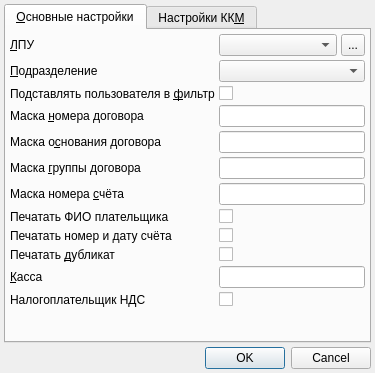
<?xml version="1.0" encoding="UTF-8"?>
<ui version="4.0">
 <class>appPreferencesDialog</class>
 <widget class="QDialog" name="appPreferencesDialog">
  <property name="windowModality">
   <enum>Qt::ApplicationModal</enum>
  </property>
  <property name="geometry">
   <rect>
    <x>0</x>
    <y>0</y>
    <width>375</width>
    <height>373</height>
   </rect>
  </property>
  <property name="windowTitle">
   <string>Умолчания</string>
  </property>
  <property name="autoFillBackground">
   <bool>false</bool>
  </property>
  <property name="sizeGripEnabled">
   <bool>false</bool>
  </property>
  <property name="modal">
   <bool>true</bool>
  </property>
  <layout class="QVBoxLayout" name="verticalLayout_4">
   <property name="spacing">
    <number>4</number>
   </property>
   <property name="margin">
    <number>4</number>
   </property>
   <item>
    <widget class="QTabWidget" name="tabWidget">
     <property name="currentIndex">
      <number>0</number>
     </property>
     <widget class="QWidget" name="tabMain">
      <attribute name="title">
       <string>&amp;Основные настройки</string>
      </attribute>
      <layout class="QGridLayout" name="gridLayout_2">
       <property name="margin">
        <number>4</number>
       </property>
       <property name="spacing">
        <number>4</number>
       </property>
       <item row="6" column="0">
        <widget class="QLabel" name="lblAccountNumberMask">
         <property name="text">
          <string>Маска номера &amp;счёта</string>
         </property>
         <property name="buddy">
          <cstring>edtAccountNumberMask</cstring>
         </property>
        </widget>
       </item>
       <item row="6" column="1" colspan="2">
        <widget class="QLineEdit" name="edtAccountNumberMask"/>
       </item>
       <item row="4" column="1" colspan="2">
        <widget class="QLineEdit" name="edtContractResolutionMask"/>
       </item>
       <item row="5" column="0">
        <widget class="QLabel" name="lblContractGroupingMask">
         <property name="text">
          <string>Маска &amp;группы договора</string>
         </property>
         <property name="buddy">
          <cstring>edtContractGroupingMask</cstring>
         </property>
        </widget>
       </item>
       <item row="11" column="1" colspan="2">
        <widget class="QLineEdit" name="edtCashBox"/>
       </item>
       <item row="11" column="0">
        <widget class="QLabel" name="lblCashBox">
         <property name="sizePolicy">
          <sizepolicy hsizetype="Maximum" vsizetype="Preferred">
           <horstretch>0</horstretch>
           <verstretch>0</verstretch>
          </sizepolicy>
         </property>
         <property name="text">
          <string>&amp;Касса</string>
         </property>
         <property name="buddy">
          <cstring>edtCashBox</cstring>
         </property>
        </widget>
       </item>
       <item row="12" column="0">
        <widget class="QLabel" name="lblVatTaxPayer">
         <property name="text">
          <string>Налогоплательщик НДС</string>
         </property>
        </widget>
       </item>
       <item row="0" column="0">
        <widget class="QLabel" name="lblOrganisation">
         <property name="sizePolicy">
          <sizepolicy hsizetype="Maximum" vsizetype="Preferred">
           <horstretch>0</horstretch>
           <verstretch>0</verstretch>
          </sizepolicy>
         </property>
         <property name="minimumSize">
          <size>
           <width>130</width>
           <height>0</height>
          </size>
         </property>
         <property name="text">
          <string>&amp;ЛПУ</string>
         </property>
         <property name="buddy">
          <cstring>cmbOrganisation</cstring>
         </property>
        </widget>
       </item>
       <item row="0" column="1">
        <widget class="CPolyclinicComboBox" name="cmbOrganisation"/>
       </item>
       <item row="0" column="2">
        <widget class="QToolButton" name="btnSelectOrganisation">
         <property name="sizePolicy">
          <sizepolicy hsizetype="Fixed" vsizetype="Ignored">
           <horstretch>0</horstretch>
           <verstretch>0</verstretch>
          </sizepolicy>
         </property>
         <property name="text">
          <string>...</string>
         </property>
        </widget>
       </item>
       <item row="13" column="0">
        <spacer>
         <property name="orientation">
          <enum>Qt::Vertical</enum>
         </property>
         <property name="sizeHint" stdset="0">
          <size>
           <width>61</width>
           <height>174</height>
          </size>
         </property>
        </spacer>
       </item>
       <item row="8" column="0">
        <widget class="QLabel" name="lblPrintPayer">
         <property name="text">
          <string>Печатать ФИО плательщика</string>
         </property>
         <property name="buddy">
          <cstring>chkPrintPayer</cstring>
         </property>
        </widget>
       </item>
       <item row="9" column="0">
        <widget class="QLabel" name="lblPrintAccountNumber">
         <property name="text">
          <string>Печатать номер и дату счёта</string>
         </property>
         <property name="buddy">
          <cstring>chkPrintAccountNumber</cstring>
         </property>
        </widget>
       </item>
       <item row="10" column="0">
        <widget class="QLabel" name="lblPrintDuplicate">
         <property name="text">
          <string>Печатать &amp;дубликат</string>
         </property>
         <property name="buddy">
          <cstring>chkPrintDuplicate</cstring>
         </property>
        </widget>
       </item>
       <item row="1" column="0">
        <widget class="QLabel" name="lblOrgStructure">
         <property name="sizePolicy">
          <sizepolicy hsizetype="Maximum" vsizetype="Preferred">
           <horstretch>0</horstretch>
           <verstretch>0</verstretch>
          </sizepolicy>
         </property>
         <property name="minimumSize">
          <size>
           <width>130</width>
           <height>0</height>
          </size>
         </property>
         <property name="text">
          <string>&amp;Подразделение</string>
         </property>
         <property name="buddy">
          <cstring>cmbOrgStructure</cstring>
         </property>
        </widget>
       </item>
       <item row="1" column="1" colspan="2">
        <widget class="COrgStructureComboBox" name="cmbOrgStructure"/>
       </item>
       <item row="10" column="1" colspan="2">
        <widget class="QCheckBox" name="chkPrintDuplicate">
         <property name="text">
          <string/>
         </property>
        </widget>
       </item>
       <item row="3" column="1" colspan="2">
        <widget class="QLineEdit" name="edtContractNumberMask"/>
       </item>
       <item row="5" column="1" colspan="2">
        <widget class="QLineEdit" name="edtContractGroupingMask"/>
       </item>
       <item row="3" column="0">
        <widget class="QLabel" name="lblContractNumberMask">
         <property name="text">
          <string>Маска &amp;номера договора</string>
         </property>
         <property name="buddy">
          <cstring>edtContractNumberMask</cstring>
         </property>
        </widget>
       </item>
       <item row="4" column="0">
        <widget class="QLabel" name="lblContractResolutionMask">
         <property name="text">
          <string>Маска о&amp;снования договора</string>
         </property>
         <property name="buddy">
          <cstring>edtContractResolutionMask</cstring>
         </property>
        </widget>
       </item>
       <item row="12" column="1" colspan="2">
        <widget class="QCheckBox" name="chkVatTaxPayer">
         <property name="toolTip">
          <string>Налогоплательщики НДС в чеке печатают 0%,
Прочие - &quot;Без НДС&quot; </string>
         </property>
         <property name="text">
          <string/>
         </property>
        </widget>
       </item>
       <item row="8" column="1" colspan="2">
        <widget class="QCheckBox" name="chkPrintPayer">
         <property name="text">
          <string/>
         </property>
        </widget>
       </item>
       <item row="9" column="1" colspan="2">
        <widget class="QCheckBox" name="chkPrintAccountNumber">
         <property name="text">
          <string/>
         </property>
        </widget>
       </item>
       <item row="2" column="1" colspan="2">
        <widget class="QCheckBox" name="chkUseCurrentUser">
         <property name="text">
          <string/>
         </property>
        </widget>
       </item>
       <item row="2" column="0">
        <widget class="QLabel" name="lblUseCurrentUser">
         <property name="text">
          <string>Подставлять пользователя в &amp;фильтр</string>
         </property>
         <property name="buddy">
          <cstring>chkUseCurrentUser</cstring>
         </property>
        </widget>
       </item>
      </layout>
     </widget>
     <widget class="QWidget" name="tabECR">
      <attribute name="title">
       <string>Настройки КК&amp;М</string>
      </attribute>
      <layout class="QGridLayout" name="gridLayout">
       <property name="margin">
        <number>4</number>
       </property>
       <property name="spacing">
        <number>4</number>
       </property>
       <item row="9" column="0">
        <widget class="QLabel" name="lblTcpIpPort">
         <property name="enabled">
          <bool>false</bool>
         </property>
         <property name="sizePolicy">
          <sizepolicy hsizetype="Maximum" vsizetype="Preferred">
           <horstretch>0</horstretch>
           <verstretch>0</verstretch>
          </sizepolicy>
         </property>
         <property name="text">
          <string>По&amp;рт</string>
         </property>
         <property name="buddy">
          <cstring>edtTcpIpPort</cstring>
         </property>
        </widget>
       </item>
       <item row="8" column="0">
        <widget class="QLabel" name="lblTcpIpHost">
         <property name="enabled">
          <bool>false</bool>
         </property>
         <property name="sizePolicy">
          <sizepolicy hsizetype="Maximum" vsizetype="Preferred">
           <horstretch>0</horstretch>
           <verstretch>0</verstretch>
          </sizepolicy>
         </property>
         <property name="text">
          <string>&amp;Адрес</string>
         </property>
         <property name="buddy">
          <cstring>edtTcpIpHost</cstring>
         </property>
        </widget>
       </item>
       <item row="10" column="0" colspan="3">
        <widget class="QRadioButton" name="rbBluetooth">
         <property name="text">
          <string>&amp;Bluetooth</string>
         </property>
        </widget>
       </item>
       <item row="11" column="0">
        <widget class="QLabel" name="lblBluetoothMacAddress">
         <property name="enabled">
          <bool>false</bool>
         </property>
         <property name="sizePolicy">
          <sizepolicy hsizetype="Maximum" vsizetype="Preferred">
           <horstretch>0</horstretch>
           <verstretch>0</verstretch>
          </sizepolicy>
         </property>
         <property name="text">
          <string>MAC &amp;адрес</string>
         </property>
         <property name="buddy">
          <cstring>edtBluetoothMacAddress</cstring>
         </property>
        </widget>
       </item>
       <item row="5" column="0" colspan="3">
        <widget class="QRadioButton" name="rbUsb">
         <property name="text">
          <string>Порт &amp;USB</string>
         </property>
         <property name="checked">
          <bool>true</bool>
         </property>
        </widget>
       </item>
       <item row="7" column="0" colspan="3">
        <widget class="QRadioButton" name="rbTcpIp">
         <property name="text">
          <string>&amp;TCP/IP</string>
         </property>
        </widget>
       </item>
       <item row="2" column="0" colspan="3">
        <widget class="QRadioButton" name="rbSerialPort">
         <property name="text">
          <string>&amp;Последовательный порт</string>
         </property>
        </widget>
       </item>
       <item row="1" column="0">
        <widget class="QLabel" name="lblOperator">
         <property name="sizePolicy">
          <sizepolicy hsizetype="Maximum" vsizetype="Preferred">
           <horstretch>0</horstretch>
           <verstretch>0</verstretch>
          </sizepolicy>
         </property>
         <property name="text">
          <string>Пароль опе&amp;ратора</string>
         </property>
         <property name="buddy">
          <cstring>edtOperatorPassword</cstring>
         </property>
        </widget>
       </item>
       <item row="0" column="0">
        <widget class="QLabel" name="lblPassword">
         <property name="sizePolicy">
          <sizepolicy hsizetype="Maximum" vsizetype="Preferred">
           <horstretch>0</horstretch>
           <verstretch>0</verstretch>
          </sizepolicy>
         </property>
         <property name="text">
          <string>Пароль &amp;доступа</string>
         </property>
         <property name="buddy">
          <cstring>edtPassword</cstring>
         </property>
        </widget>
       </item>
       <item row="6" column="0">
        <widget class="QLabel" name="lblUsbPort">
         <property name="sizePolicy">
          <sizepolicy hsizetype="Maximum" vsizetype="Preferred">
           <horstretch>0</horstretch>
           <verstretch>0</verstretch>
          </sizepolicy>
         </property>
         <property name="text">
          <string>&amp;Устройство</string>
         </property>
         <property name="buddy">
          <cstring>edtUsbPort</cstring>
         </property>
        </widget>
       </item>
       <item row="12" column="0">
        <spacer name="verticalSpacer">
         <property name="orientation">
          <enum>Qt::Vertical</enum>
         </property>
         <property name="sizeHint" stdset="0">
          <size>
           <width>20</width>
           <height>40</height>
          </size>
         </property>
        </spacer>
       </item>
       <item row="9" column="1" colspan="2">
        <widget class="QSpinBox" name="edtTcpIpPort">
         <property name="enabled">
          <bool>false</bool>
         </property>
         <property name="sizePolicy">
          <sizepolicy hsizetype="Maximum" vsizetype="Fixed">
           <horstretch>0</horstretch>
           <verstretch>0</verstretch>
          </sizepolicy>
         </property>
         <property name="toolTip">
          <string>IP-порт ККТ</string>
         </property>
         <property name="minimum">
          <number>1</number>
         </property>
         <property name="maximum">
          <number>65535</number>
         </property>
         <property name="value">
          <number>5555</number>
         </property>
        </widget>
       </item>
       <item row="8" column="1" colspan="2">
        <widget class="QLineEdit" name="edtTcpIpHost">
         <property name="enabled">
          <bool>false</bool>
         </property>
         <property name="toolTip">
          <string>IP-адрес ККТ.
Может быть как ip-адресом, так и доменным именем</string>
         </property>
         <property name="text">
          <string/>
         </property>
        </widget>
       </item>
       <item row="6" column="1" colspan="2">
        <widget class="QLineEdit" name="edtUsbPort">
         <property name="toolTip">
          <string>Расположение USB-устройства в системе,
в Windows не применяется.
Для Linux auto - единственный понятный выбор :(</string>
         </property>
         <property name="text">
          <string>auto</string>
         </property>
         <property name="readOnly">
          <bool>true</bool>
         </property>
        </widget>
       </item>
       <item row="0" column="1" colspan="2">
        <widget class="QLineEdit" name="edtPassword">
         <property name="sizePolicy">
          <sizepolicy hsizetype="Maximum" vsizetype="Fixed">
           <horstretch>0</horstretch>
           <verstretch>0</verstretch>
          </sizepolicy>
         </property>
         <property name="toolTip">
          <string>Пароль доступа ККТ.
Требуется для взаимодействия с ККТ.
Если не указан или пуст, используется стандартный пароль в зависимости от модели</string>
         </property>
         <property name="inputMask">
          <string notr="true">99999999; </string>
         </property>
        </widget>
       </item>
       <item row="1" column="1" colspan="2">
        <widget class="QLineEdit" name="edtOperatorPassword">
         <property name="sizePolicy">
          <sizepolicy hsizetype="Maximum" vsizetype="Fixed">
           <horstretch>0</horstretch>
           <verstretch>0</verstretch>
          </sizepolicy>
         </property>
         <property name="toolTip">
          <string>Пароль пользователя по умолчанию.
Требуется для доступа к специфичным командам и режимам ККТ.
Если не указан или пуст, используется пароль по умолчанию с максимальными правами в зависимости от модели.</string>
         </property>
         <property name="inputMask">
          <string>99999999; </string>
         </property>
        </widget>
       </item>
       <item row="3" column="1" colspan="2">
        <widget class="QLineEdit" name="edtSerialPort">
         <property name="enabled">
          <bool>false</bool>
         </property>
         <property name="toolTip">
          <string>Идентификатор порта. 
Для Windows - номер COM-порта (например, &quot;COM15&quot;),
Для Linux - путь к TTY-файлу (например, &quot;/dev/ttyS5&quot; или &quot;/dev/ttyUSB0&quot;)</string>
         </property>
         <property name="text">
          <string>COM1</string>
         </property>
        </widget>
       </item>
       <item row="4" column="1" colspan="2">
        <widget class="QComboBox" name="cmbSerialBaudrate">
         <property name="enabled">
          <bool>false</bool>
         </property>
         <property name="sizePolicy">
          <sizepolicy hsizetype="Maximum" vsizetype="Fixed">
           <horstretch>0</horstretch>
           <verstretch>0</verstretch>
          </sizepolicy>
         </property>
         <property name="currentIndex">
          <number>0</number>
         </property>
         <item>
          <property name="text">
           <string>1200</string>
          </property>
         </item>
         <item>
          <property name="text">
           <string>2400</string>
          </property>
         </item>
         <item>
          <property name="text">
           <string>4800</string>
          </property>
         </item>
         <item>
          <property name="text">
           <string>9600</string>
          </property>
         </item>
         <item>
          <property name="text">
           <string>19200</string>
          </property>
         </item>
         <item>
          <property name="text">
           <string>38400</string>
          </property>
         </item>
         <item>
          <property name="text">
           <string>57600</string>
          </property>
         </item>
         <item>
          <property name="text">
           <string>115200</string>
          </property>
         </item>
         <item>
          <property name="text">
           <string>230400</string>
          </property>
         </item>
         <item>
          <property name="text">
           <string>460800</string>
          </property>
         </item>
         <item>
          <property name="text">
           <string>921600</string>
          </property>
         </item>
        </widget>
       </item>
       <item row="3" column="0">
        <widget class="QLabel" name="lblSerialPort">
         <property name="enabled">
          <bool>false</bool>
         </property>
         <property name="sizePolicy">
          <sizepolicy hsizetype="Maximum" vsizetype="Preferred">
           <horstretch>0</horstretch>
           <verstretch>0</verstretch>
          </sizepolicy>
         </property>
         <property name="text">
          <string>&amp;Устройство</string>
         </property>
         <property name="buddy">
          <cstring>edtSerialPort</cstring>
         </property>
        </widget>
       </item>
       <item row="4" column="0">
        <widget class="QLabel" name="lblSerialBaudrate">
         <property name="enabled">
          <bool>false</bool>
         </property>
         <property name="sizePolicy">
          <sizepolicy hsizetype="Maximum" vsizetype="Preferred">
           <horstretch>0</horstretch>
           <verstretch>0</verstretch>
          </sizepolicy>
         </property>
         <property name="text">
          <string>&amp;Скорость, бод</string>
         </property>
         <property name="buddy">
          <cstring>cmbSerialBaudrate</cstring>
         </property>
        </widget>
       </item>
       <item row="11" column="1">
        <widget class="QLineEdit" name="edtBluetoothMacAddress">
         <property name="enabled">
          <bool>false</bool>
         </property>
         <property name="toolTip">
          <string>Bluetooth MAC-адрес ККТ.
Устройство должно быть предварительно сопряжено с хостом средствами ОС</string>
         </property>
         <property name="inputMask">
          <string>HH:HH:HH:HH:HH:HH;_</string>
         </property>
         <property name="text">
          <string>:::::</string>
         </property>
        </widget>
       </item>
      </layout>
     </widget>
    </widget>
   </item>
   <item>
    <widget class="QDialogButtonBox" name="buttonBox">
     <property name="orientation">
      <enum>Qt::Horizontal</enum>
     </property>
     <property name="standardButtons">
      <set>QDialogButtonBox::Cancel|QDialogButtonBox::Ok</set>
     </property>
    </widget>
   </item>
  </layout>
 </widget>
 <customwidgets>
  <customwidget>
   <class>CPolyclinicComboBox</class>
   <extends>QComboBox</extends>
   <header>Orgs/OrgComboBox.h</header>
  </customwidget>
  <customwidget>
   <class>COrgStructureComboBox</class>
   <extends>QComboBox</extends>
   <header>Orgs/OrgStructComboBoxes.h</header>
  </customwidget>
 </customwidgets>
 <tabstops>
  <tabstop>tabWidget</tabstop>
  <tabstop>cmbOrganisation</tabstop>
  <tabstop>btnSelectOrganisation</tabstop>
  <tabstop>cmbOrgStructure</tabstop>
  <tabstop>chkUseCurrentUser</tabstop>
  <tabstop>edtContractNumberMask</tabstop>
  <tabstop>edtContractResolutionMask</tabstop>
  <tabstop>edtContractGroupingMask</tabstop>
  <tabstop>edtAccountNumberMask</tabstop>
  <tabstop>chkPrintPayer</tabstop>
  <tabstop>chkPrintAccountNumber</tabstop>
  <tabstop>chkPrintDuplicate</tabstop>
  <tabstop>edtCashBox</tabstop>
  <tabstop>chkVatTaxPayer</tabstop>
  <tabstop>edtPassword</tabstop>
  <tabstop>edtOperatorPassword</tabstop>
  <tabstop>rbSerialPort</tabstop>
  <tabstop>edtSerialPort</tabstop>
  <tabstop>cmbSerialBaudrate</tabstop>
  <tabstop>rbUsb</tabstop>
  <tabstop>edtUsbPort</tabstop>
  <tabstop>rbTcpIp</tabstop>
  <tabstop>edtTcpIpHost</tabstop>
  <tabstop>edtTcpIpPort</tabstop>
  <tabstop>rbBluetooth</tabstop>
  <tabstop>edtBluetoothMacAddress</tabstop>
  <tabstop>buttonBox</tabstop>
 </tabstops>
 <resources/>
 <connections>
  <connection>
   <sender>buttonBox</sender>
   <signal>accepted()</signal>
   <receiver>appPreferencesDialog</receiver>
   <slot>accept()</slot>
   <hints>
    <hint type="sourcelabel">
     <x>191</x>
     <y>368</y>
    </hint>
    <hint type="destinationlabel">
     <x>123</x>
     <y>497</y>
    </hint>
   </hints>
  </connection>
  <connection>
   <sender>buttonBox</sender>
   <signal>rejected()</signal>
   <receiver>appPreferencesDialog</receiver>
   <slot>reject()</slot>
   <hints>
    <hint type="sourcelabel">
     <x>270</x>
     <y>368</y>
    </hint>
    <hint type="destinationlabel">
     <x>285</x>
     <y>498</y>
    </hint>
   </hints>
  </connection>
  <connection>
   <sender>rbSerialPort</sender>
   <signal>toggled(bool)</signal>
   <receiver>lblSerialPort</receiver>
   <slot>setEnabled(bool)</slot>
   <hints>
    <hint type="sourcelabel">
     <x>48</x>
     <y>35</y>
    </hint>
    <hint type="destinationlabel">
     <x>40</x>
     <y>37</y>
    </hint>
   </hints>
  </connection>
  <connection>
   <sender>rbSerialPort</sender>
   <signal>toggled(bool)</signal>
   <receiver>lblSerialBaudrate</receiver>
   <slot>setEnabled(bool)</slot>
   <hints>
    <hint type="sourcelabel">
     <x>92</x>
     <y>35</y>
    </hint>
    <hint type="destinationlabel">
     <x>51</x>
     <y>39</y>
    </hint>
   </hints>
  </connection>
  <connection>
   <sender>rbSerialPort</sender>
   <signal>toggled(bool)</signal>
   <receiver>edtSerialPort</receiver>
   <slot>setEnabled(bool)</slot>
   <hints>
    <hint type="sourcelabel">
     <x>101</x>
     <y>35</y>
    </hint>
    <hint type="destinationlabel">
     <x>101</x>
     <y>37</y>
    </hint>
   </hints>
  </connection>
  <connection>
   <sender>rbSerialPort</sender>
   <signal>toggled(bool)</signal>
   <receiver>cmbSerialBaudrate</receiver>
   <slot>setEnabled(bool)</slot>
   <hints>
    <hint type="sourcelabel">
     <x>101</x>
     <y>35</y>
    </hint>
    <hint type="destinationlabel">
     <x>101</x>
     <y>39</y>
    </hint>
   </hints>
  </connection>
  <connection>
   <sender>rbUsb</sender>
   <signal>toggled(bool)</signal>
   <receiver>lblUsbPort</receiver>
   <slot>setEnabled(bool)</slot>
   <hints>
    <hint type="sourcelabel">
     <x>59</x>
     <y>41</y>
    </hint>
    <hint type="destinationlabel">
     <x>51</x>
     <y>43</y>
    </hint>
   </hints>
  </connection>
  <connection>
   <sender>rbUsb</sender>
   <signal>toggled(bool)</signal>
   <receiver>edtUsbPort</receiver>
   <slot>setEnabled(bool)</slot>
   <hints>
    <hint type="sourcelabel">
     <x>101</x>
     <y>41</y>
    </hint>
    <hint type="destinationlabel">
     <x>101</x>
     <y>43</y>
    </hint>
   </hints>
  </connection>
  <connection>
   <sender>rbTcpIp</sender>
   <signal>toggled(bool)</signal>
   <receiver>lblTcpIpHost</receiver>
   <slot>setEnabled(bool)</slot>
   <hints>
    <hint type="sourcelabel">
     <x>40</x>
     <y>45</y>
    </hint>
    <hint type="destinationlabel">
     <x>37</x>
     <y>48</y>
    </hint>
   </hints>
  </connection>
  <connection>
   <sender>rbTcpIp</sender>
   <signal>toggled(bool)</signal>
   <receiver>lblTcpIpPort</receiver>
   <slot>setEnabled(bool)</slot>
   <hints>
    <hint type="sourcelabel">
     <x>74</x>
     <y>45</y>
    </hint>
    <hint type="destinationlabel">
     <x>46</x>
     <y>50</y>
    </hint>
   </hints>
  </connection>
  <connection>
   <sender>rbTcpIp</sender>
   <signal>toggled(bool)</signal>
   <receiver>edtTcpIpHost</receiver>
   <slot>setEnabled(bool)</slot>
   <hints>
    <hint type="sourcelabel">
     <x>101</x>
     <y>45</y>
    </hint>
    <hint type="destinationlabel">
     <x>101</x>
     <y>48</y>
    </hint>
   </hints>
  </connection>
  <connection>
   <sender>rbTcpIp</sender>
   <signal>toggled(bool)</signal>
   <receiver>edtTcpIpPort</receiver>
   <slot>setEnabled(bool)</slot>
   <hints>
    <hint type="sourcelabel">
     <x>101</x>
     <y>45</y>
    </hint>
    <hint type="destinationlabel">
     <x>101</x>
     <y>50</y>
    </hint>
   </hints>
  </connection>
  <connection>
   <sender>rbBluetooth</sender>
   <signal>toggled(bool)</signal>
   <receiver>lblBluetoothMacAddress</receiver>
   <slot>setEnabled(bool)</slot>
   <hints>
    <hint type="sourcelabel">
     <x>62</x>
     <y>52</y>
    </hint>
    <hint type="destinationlabel">
     <x>51</x>
     <y>54</y>
    </hint>
   </hints>
  </connection>
  <connection>
   <sender>rbBluetooth</sender>
   <signal>toggled(bool)</signal>
   <receiver>edtBluetoothMacAddress</receiver>
   <slot>setEnabled(bool)</slot>
   <hints>
    <hint type="sourcelabel">
     <x>101</x>
     <y>52</y>
    </hint>
    <hint type="destinationlabel">
     <x>97</x>
     <y>54</y>
    </hint>
   </hints>
  </connection>
 </connections>
</ui>
